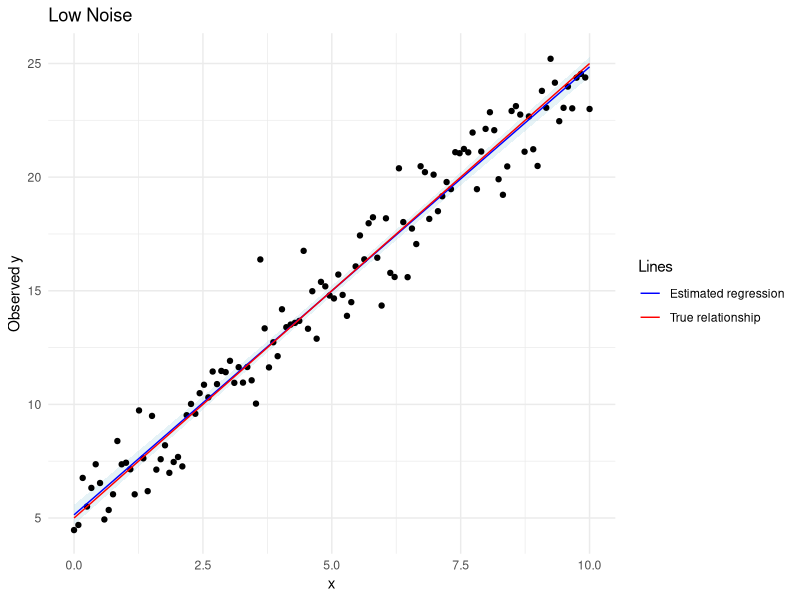
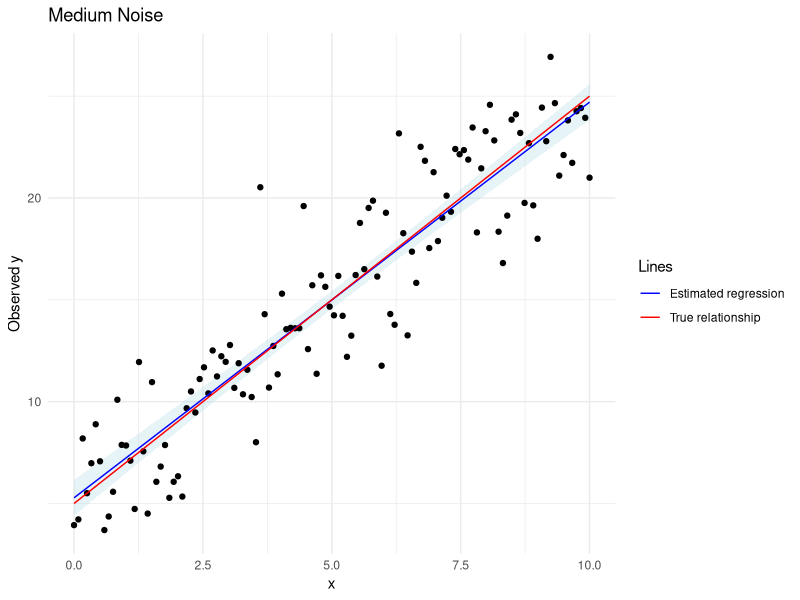
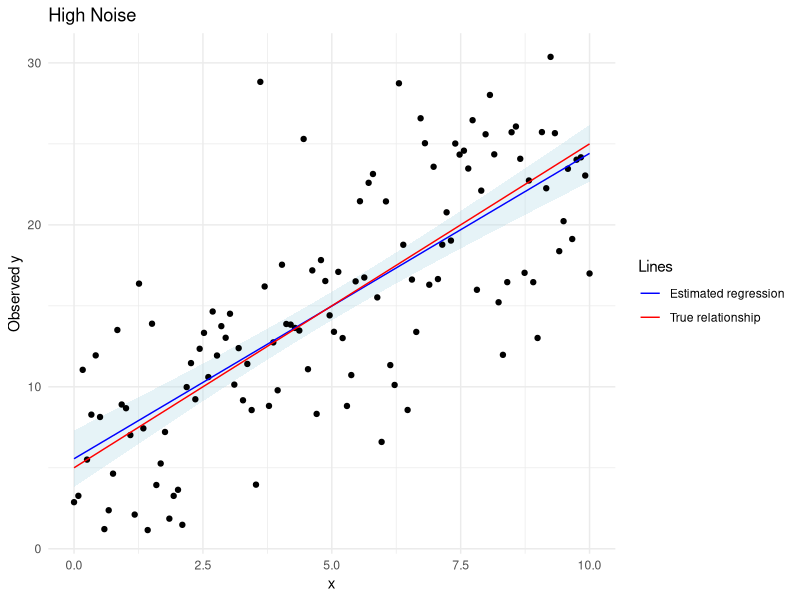
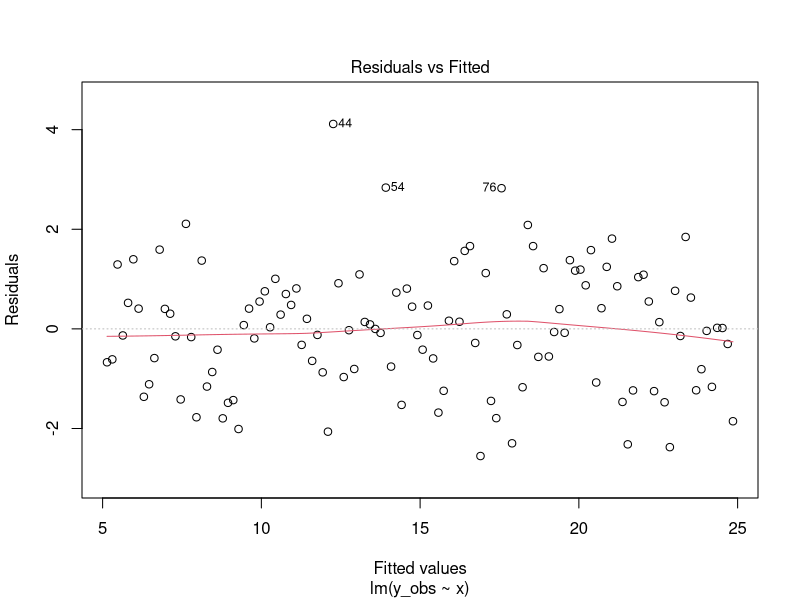
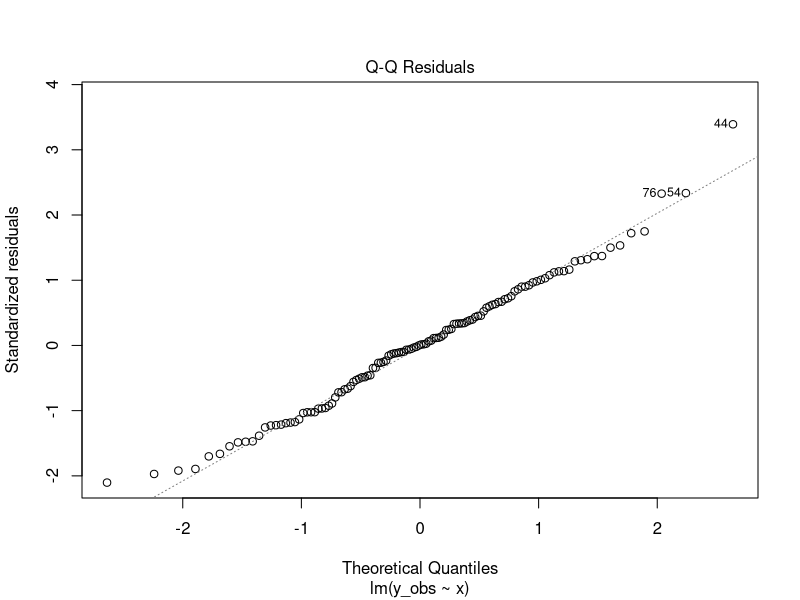
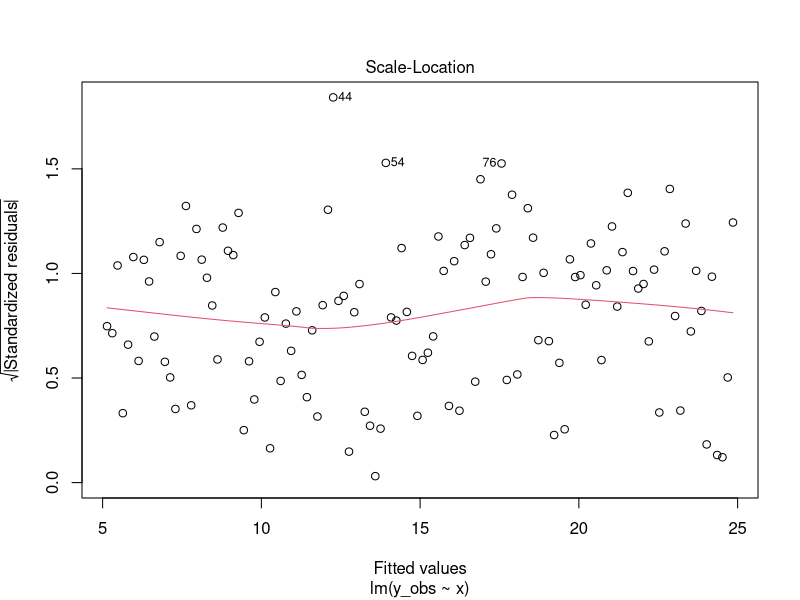
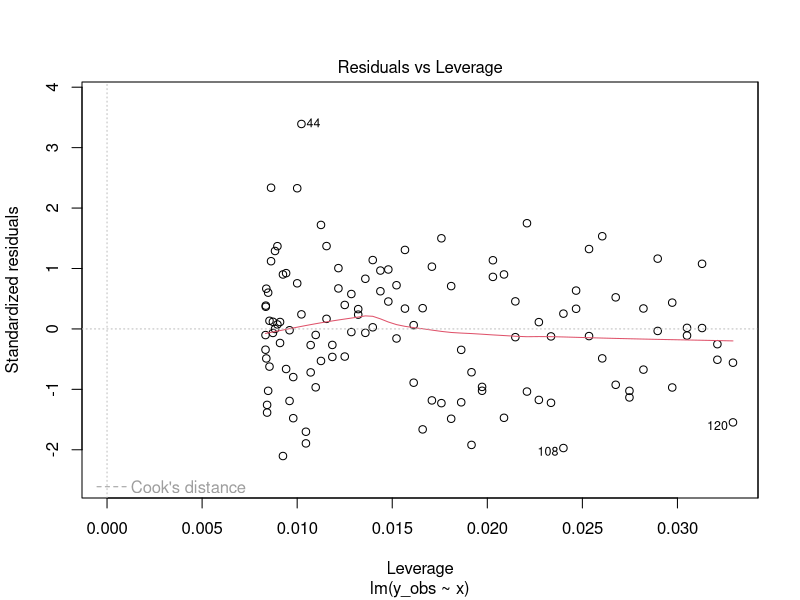
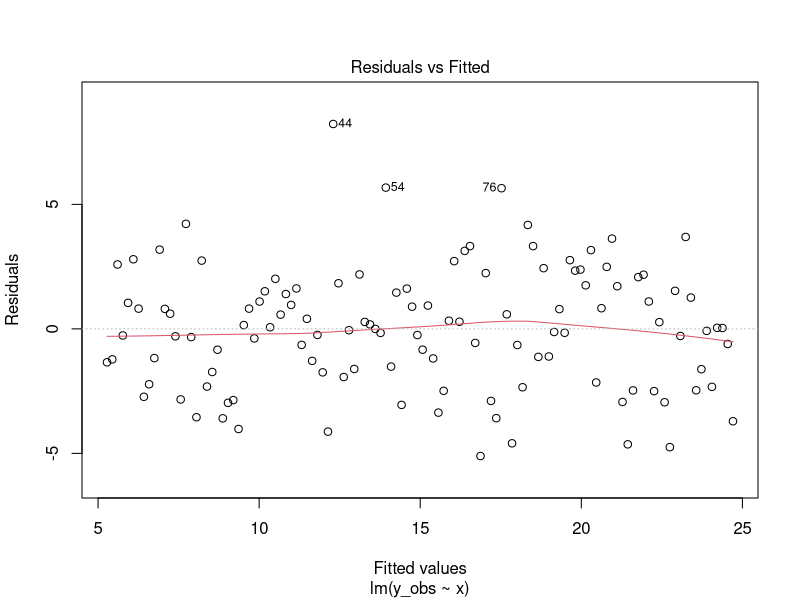

Source code (R) for these figures, in order:
## ---- chunk 1
# Import libraries
library(tidyverse)
library(lmtest)

# 1. Define the true linear relationship

set.seed(123) # generate random numbers everytime we run the code

n <- 120 # number of observations

x <- seq(0, 10, length.out = n) # 120 values from 0 to 10

y_true <- 2 * x + 5 # true linear relationship without noise
## ---- chunk 2
# 2. Generate additive and multiplicative noise once

# Additive noise
additive_noise <- rnorm(n, mean = 0, sd = 1) 
# Generate additive random errors centered around 0

multiplicative_noise <- rnorm(n, mean = 0, sd = 0.050) 
# Generate multiplicative random errors centered around 0

## ---- chunk 3
# 3. Generate three datasets with increasing noise

# Low noise level
y_low <- data.frame(
  x = x,
  y_obs = y_true * (1 + multiplicative_noise) + additive_noise
)

# Medium noise level
y_medium <- data.frame(
  x = x,
  y_obs = y_true * (1 + 2 * multiplicative_noise) + 2 * additive_noise
)

# High noise level
y_high <- data.frame(
  x = x,
  y_obs = y_true * (1 + 4 * multiplicative_noise) + 4 * additive_noise
)

## ---- chunk 4
# 4. Define a function to add linear regression and confidence intervals to the datasets

add_regression_to_data <- function(data, model, ci = 0.95) {

  conf_interval <- predict(model, interval = "confidence", level = ci)
  # Calculate the fitted values and confidence interval limits

  data <- cbind(data, conf_interval)
  # Add these values as new columns in the dataset

  return(data) # Return the updated dataset
}
## ---- chunk 5
# 5. Fit linear regression models to each dataset

lm_low <- lm(y_obs ~ x, data = y_low) # low noise
lm_medium <- lm(y_obs ~ x, data = y_medium) # medium noise
lm_high <- lm(y_obs ~ x, data = y_high) # high noise

# 6. Summary statistics for each model

summary(lm_low)
summary(lm_medium)
summary(lm_high)
## ---- chunk 6
# 7. Apply the function to the three datasets

# Low noise level
y_low_ci <- add_regression_to_data(y_low, lm_low)

# Medium noise: multiply both errors by 2
y_medium_ci <- add_regression_to_data(y_medium, lm_medium)

# High noise: multiply both errors by 4
y_high_ci <- add_regression_to_data(y_high, lm_high)

#print(y_low)
#print(y_medium)
#print(y_high)

## ---- chunk 7
# 8.Function to plot the datasets with its regression and confidence interval

plot_regression <- function(data, title) {

  ggplot(data, aes(x = x, y = y_obs)) +
    geom_ribbon(aes(ymin = lwr, ymax = upr),
                fill = "lightblue", alpha = 0.3) + # 95% confidence interval
    geom_point() + # Observed data points
    geom_line(aes(y = fit, color = "Estimated regression")) + # Fitted regression
    geom_line(aes(y = 2 * x + 5, color = "True relationship")) + # True regression
    scale_color_manual(values = c(
      "Estimated regression" = "blue",
      "True relationship" = "red"
    )) +
    labs(title = title, x = "x", y = "Observed y", color = "Lines") +
    theme_minimal()
}

# Generate the three plots separately
plot_regression(y_low_ci, "Low Noise")
plot_regression(y_medium_ci, "Medium Noise")
plot_regression(y_high_ci, "High Noise")
## ---- chunk 8
# Diagnostic plots for low noise
plot(lm_low)
## ---- chunk 9
# Diagnostic plots for medium noise
plot(lm_medium)
## ---- chunk 10
# Diagnostic plots for medium noise
plot(lm_high)
## ---- chunk 11
# 10. Check the residuals of the three regression models

# a) Shapiro-Wilk test: check if residuals are normally distributed

shapiro.test(residuals(lm_low)) # low noise
shapiro.test(residuals(lm_medium)) # medium noise
shapiro.test(residuals(lm_high)) # high noise

# b) Breusch-Pagan test: check if residual variance is constant

bptest(lm_low) # low noise
bptest(lm_medium) # medium noise
bptest(lm_high) # high noise
## ---- chunk 12
# 10.Create a table to compare the three regression models

comparison <- data.frame(
  Noise = c("Low", "Medium", "High"),

  Intercept = c(coef(lm_low)[1], 
                coef(lm_medium)[1],
                coef(lm_high)[1]),

  Slope = c(coef(lm_low)[2],
            coef(lm_medium)[2],
            coef(lm_high)[2]),

  R_squared = c(summary(lm_low)$r.squared,
                summary(lm_medium)$r.squared,
                summary(lm_high)$r.squared),

  Residual_SE = c(summary(lm_low)$sigma,
                  summary(lm_medium)$sigma,
                  summary(lm_high)$sigma)
)

# Display the comparison as a table in the PDF
knitr::kable(comparison, digits = 3)
